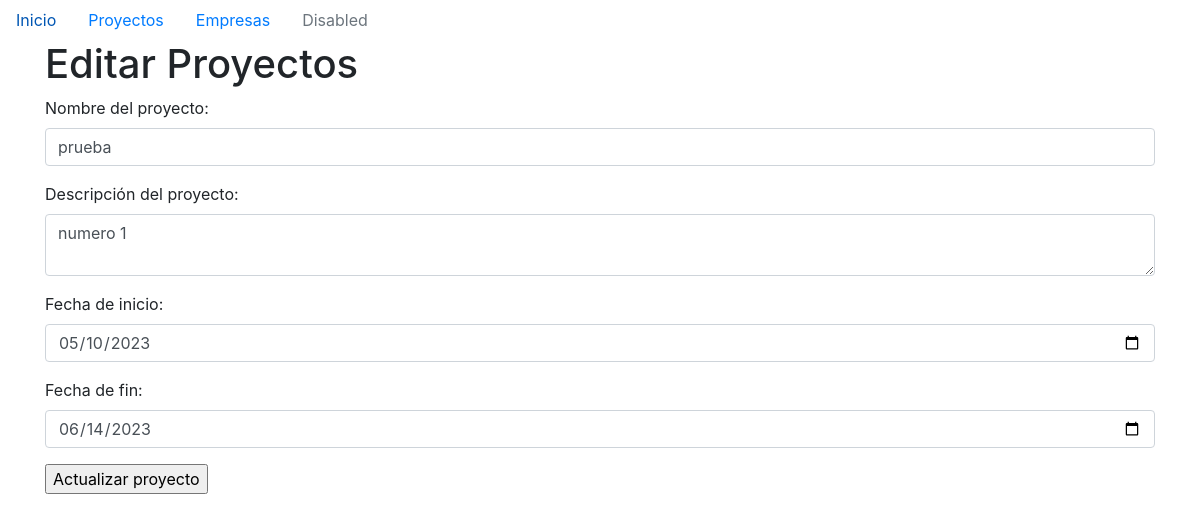
The app's page /proyecto/editar/1, older data.
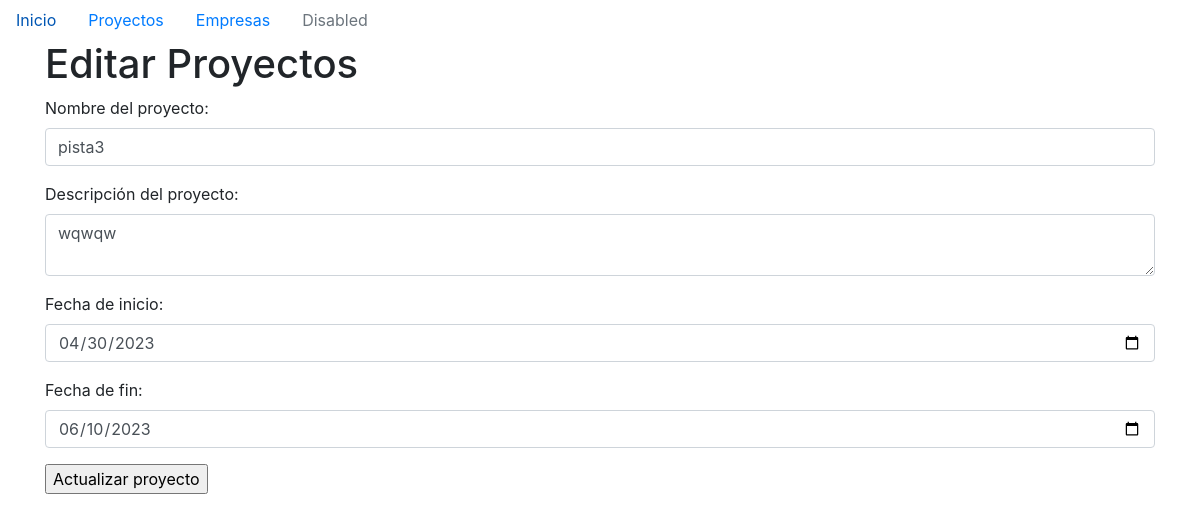
The same page, newer data.
### models/proyecto.py (models this page shows)
class Proyecto(db.Model):
    id = db.Column(db.Integer, primary_key= True, autoincrement=True)
    nombre = db.Column(db.String(100), nullable=False, unique=True)
    descripcion = db.Column(db.String(200))
    fecha_inicio = db.Column(db.Date, nullable=False)
    fecha_final = db.Column(db.Date, nullable=False)

### main.py (the view, shortened to what this page needs)
@app.route('/proyecto/editar/<int:id>', methods= ['POST', 'GET'] )
def editar_proyecto(id):
    proyecto = Proyecto.query.get(id)
    return render_template('edit_proyectos.html',proyecto=proyecto)

### templates/edit_proyectos.html (shortened to what this page needs)
{% extends 'base.html' %}
{% block content %}
<h1>Editar Proyectos</h1>
<form action="/proyecto/editar/{{proyecto.id}}" method="POST">
    <div class="form-group">
      <label for="nombre">Nombre del proyecto:</label>
      <input type="text" id="nombre" name="nombre" class="form-control" required value="{{proyecto.nombre}}"/>
    </div>
    <div class="form-group">
      <label for="descripcion">Descripción del proyecto:</label>
      <textarea  id="descripcion" name="descripcion" class="form-control" required>{{proyecto.descripcion}}</textarea>
    </div>
    <div class="form-group">
      <label for="fecha_inicio">Fecha de inicio:</label>
      <input type="date" id="fecha_inicio" name="fecha_inicio" class="form-control" required value="{{ proyecto.fecha_inicio.strftime('%Y-%m-%d') if proyecto.fecha_inicio else '' }}">
    </div>
    <div class="form-group">
      <label for="fecha_final">Fecha de fin:</label>
      <input type="date" id="fecha_final" name="fecha_final" class="form-control" required value="{{proyecto.fecha_final.strftime('%Y-%m-%d') if proyecto.fecha_final else ''}}">
    </div>
    <input type="submit" name="accion" value="Actualizar proyecto">
  </form>
  {% endblock %}

Row changes from the older to the newer data that the page shows:
changed Proyecto: nombre "prueba" → "pista3"; descripcion "numero 1" → "wqwqw"; fecha_inicio "05/10/2023" → "04/30/2023"; fecha_final "06/14/2023" → "06/10/2023"
